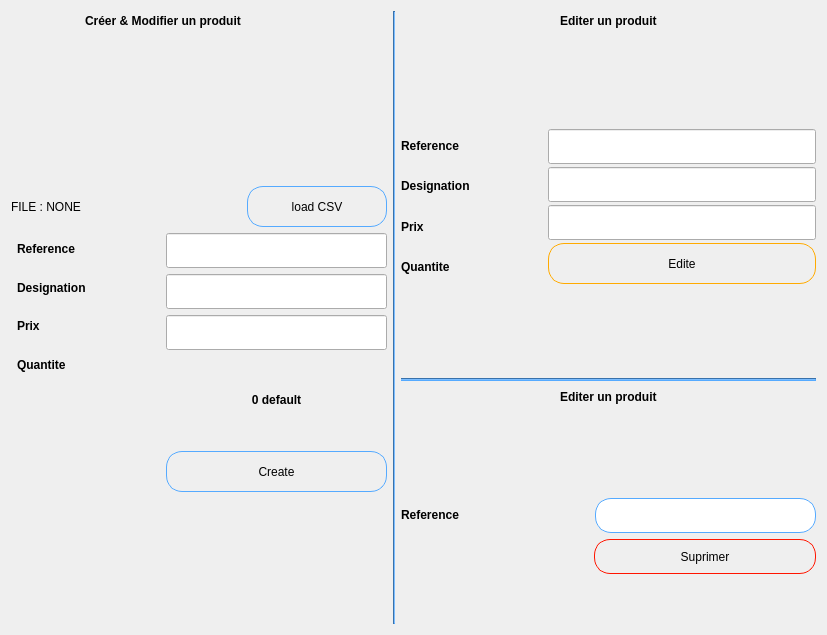
                   <widget class="QWidget" name="tab">
                    <attribute name="title">
                     <string>Cree Del Edit</string>
                    </attribute>
                    <layout class="QGridLayout" name="gridLayout_4">
                     <item row="0" column="0" colspan="2">
                      <spacer name="horizontalSpacer">
                       <property name="orientation">
                        <enum>Qt::Horizontal</enum>
                       </property>
                       <property name="sizeHint" stdset="0">
                        <size>
                         <width>68</width>
                         <height>20</height>
                        </size>
                       </property>
                      </spacer>
                     </item>
                     <item row="0" column="2" colspan="2">
                      <widget class="QLabel" name="label_5">
                       <property name="text">
                        <string>&lt;html&gt;&lt;head/&gt;&lt;body&gt;&lt;p&gt;&lt;span style=&quot; font-weight:700;&quot;&gt;Créer &amp;amp; Modifier un produit&lt;/span&gt;&lt;/p&gt;&lt;/body&gt;&lt;/html&gt;</string>
                       </property>
                      </widget>
                     </item>
                     <item row="0" column="4">
                      <spacer name="horizontalSpacer_2">
                       <property name="orientation">
                        <enum>Qt::Horizontal</enum>
                       </property>
                       <property name="sizeHint" stdset="0">
                        <size>
                         <width>132</width>
                         <height>20</height>
                        </size>
                       </property>
                      </spacer>
                     </item>
                     <item row="0" column="5" rowspan="11">
                      <widget class="Line" name="line">
                       <property name="maximumSize">
                        <size>
                         <width>2</width>
                         <height>16777215</height>
                        </size>
                       </property>
                       <property name="styleSheet">
                        <string notr="true">background-color: rgb(85, 170, 255);</string>
                       </property>
                       <property name="orientation">
                        <enum>Qt::Vertical</enum>
                       </property>
                      </widget>
                     </item>
                     <item row="0" column="6">
                      <spacer name="horizontalSpacer_5">
                       <property name="orientation">
                        <enum>Qt::Horizontal</enum>
                       </property>
                       <property name="sizeHint" stdset="0">
                        <size>
                         <width>98</width>
                         <height>20</height>
                        </size>
                       </property>
                      </spacer>
                     </item>
                     <item row="0" column="7">
                      <widget class="QLabel" name="label_9">
                       <property name="text">
                        <string>&lt;html&gt;&lt;head/&gt;&lt;body&gt;&lt;p&gt;&lt;span style=&quot; font-weight:700;&quot;&gt;Editer un produit&lt;/span&gt;&lt;/p&gt;&lt;/body&gt;&lt;/html&gt;</string>
                       </property>
                      </widget>
                     </item>
                     <item row="0" column="8">
                      <spacer name="horizontalSpacer_6">
                       <property name="orientation">
                        <enum>Qt::Horizontal</enum>
                       </property>
                       <property name="sizeHint" stdset="0">
                        <size>
                         <width>144</width>
                         <height>20</height>
                        </size>
                       </property>
                      </spacer>
                     </item>
                     <item row="1" column="1" rowspan="2">
                      <spacer name="verticalSpacer_2">
                       <property name="orientation">
                        <enum>Qt::Vertical</enum>
                       </property>
                       <property name="sizeHint" stdset="0">
                        <size>
                         <width>20</width>
                         <height>80</height>
                        </size>
                       </property>
                      </spacer>
                     </item>
                     <item row="1" column="4" rowspan="2">
                      <spacer name="verticalSpacer_9">
                       <property name="orientation">
                        <enum>Qt::Vertical</enum>
                       </property>
                       <property name="sizeHint" stdset="0">
                        <size>
                         <width>20</width>
                         <height>80</height>
                        </size>
                       </property>
                      </spacer>
                     </item>
                     <item row="1" column="6">
                      <spacer name="verticalSpacer_4">
                       <property name="orientation">
                        <enum>Qt::Vertical</enum>
                       </property>
                       <property name="sizeHint" stdset="0">
                        <size>
                         <width>20</width>
                         <height>86</height>
                        </size>
                       </property>
                      </spacer>
                     </item>
                     <item row="1" column="8">
                      <spacer name="verticalSpacer_8">
                       <property name="orientation">
                        <enum>Qt::Vertical</enum>
                       </property>
                       <property name="sizeHint" stdset="0">
                        <size>
                         <width>20</width>
                         <height>80</height>
                        </size>
                       </property>
                      </spacer>
                     </item>
                     <item row="2" column="6" rowspan="3" colspan="3">
                      <layout class="QHBoxLayout" name="horizontalLayout_8">
                       <item>
                        <layout class="QVBoxLayout" name="verticalLayout_8">
                         <item>
                          <widget class="QLabel" name="label_13">
                           <property name="minimumSize">
                            <size>
                             <width>141</width>
                             <height>31</height>
                            </size>
                           </property>
                           <property name="text">
                            <string>&lt;html&gt;&lt;head/&gt;&lt;body&gt;&lt;p&gt;&lt;span style=&quot; font-weight:700;&quot;&gt;Reference&lt;/span&gt;&lt;/p&gt;&lt;/body&gt;&lt;/html&gt;</string>
                           </property>
                          </widget>
                         </item>
                         <item>
                          <widget class="QLabel" name="label_14">
                           <property name="minimumSize">
                            <size>
                             <width>141</width>
                             <height>31</height>
                            </size>
                           </property>
                           <property name="text">
                            <string>&lt;html&gt;&lt;head/&gt;&lt;body&gt;&lt;p&gt;&lt;span style=&quot; font-weight:700;&quot;&gt;Designation&lt;/span&gt;&lt;/p&gt;&lt;/body&gt;&lt;/html&gt;</string>
                           </property>
                          </widget>
                         </item>
                         <item>
                          <widget class="QLabel" name="label_15">
                           <property name="minimumSize">
                            <size>
                             <width>141</width>
                             <height>31</height>
                            </size>
                           </property>
                           <property name="text">
                            <string>&lt;html&gt;&lt;head/&gt;&lt;body&gt;&lt;p&gt;&lt;span style=&quot; font-weight:700;&quot;&gt;Prix&lt;/span&gt;&lt;/p&gt;&lt;/body&gt;&lt;/html&gt;</string>
                           </property>
                          </widget>
                         </item>
                         <item>
                          <widget class="QLabel" name="label_16">
                           <property name="minimumSize">
                            <size>
                             <width>141</width>
                             <height>31</height>
                            </size>
                           </property>
                           <property name="text">
                            <string>&lt;html&gt;&lt;head/&gt;&lt;body&gt;&lt;p&gt;&lt;span style=&quot; font-weight:700;&quot;&gt;Quantite&lt;/span&gt;&lt;/p&gt;&lt;/body&gt;&lt;/html&gt;</string>
                           </property>
                          </widget>
                         </item>
                        </layout>
                       </item>
                       <item>
                        <layout class="QVBoxLayout" name="verticalLayout_7">
                         <property name="spacing">
                          <number>3</number>
                         </property>
                         <item>
                          <widget class="QLineEdit" name="linedit_edit_reference">
                           <property name="minimumSize">
                            <size>
                             <width>221</width>
                             <height>35</height>
                            </size>
                           </property>
                           <property name="styleSheet">
                            <string notr="true"/>
                           </property>
                          </widget>
                         </item>
                         <item>
                          <widget class="QLineEdit" name="linedit_edit_des">
                           <property name="minimumSize">
                            <size>
                             <width>221</width>
                             <height>35</height>
                            </size>
                           </property>
                          </widget>
                         </item>
                         <item>
                          <widget class="QLineEdit" name="linedite_edit_prix">
                           <property name="minimumSize">
                            <size>
                             <width>221</width>
                             <height>35</height>
                            </size>
                           </property>
                          </widget>
                         </item>
                         <item>
                          <widget class="QPushButton" name="btn_edite_p">
                           <property name="minimumSize">
                            <size>
                             <width>140</width>
                             <height>41</height>
                            </size>
                           </property>
                           <property name="styleSheet">
                            <string notr="true">QPushButton {
	background-position: left center;
    background-repeat: no-repeat;
	border: none;
	border: 1px solid #ffaa00;
	border-radius:16px;
	text-align: center;
}
QPushButton:hover {
	background-color: rgb(33, 37, 43);
}
QPushButton:pressed {	
	background-color: rgb(85, 170, 255);
}
</string>
                           </property>
                           <property name="text">
                            <string>Edite</string>
                           </property>
                          </widget>
                         </item>
                        </layout>
                       </item>
                      </layout>
                     </item>
                     <item row="3" column="0" colspan="5">
                      <layout class="QHBoxLayout" name="horizontalLayout_12">
                       <item>
                        <widget class="QLabel" name="label_17">
                         <property name="minimumSize">
                          <size>
                           <width>141</width>
                           <height>31</height>
                          </size>
                         </property>
                         <property name="text">
                          <string>&lt;html&gt;&lt;head/&gt;&lt;body&gt;&lt;p&gt;&lt;span style=&quot; font-weight:700;&quot;&gt;FILE : &lt;/span&gt;&lt;span style=&quot; font-weight:700; font-style:italic; text-decoration: underline;&quot;&gt;NONE&lt;/span&gt;&lt;/p&gt;&lt;/body&gt;&lt;/html&gt;</string>
                         </property>
                        </widget>
                       </item>
                       <item>
                        <widget class="QPushButton" name="btn_create_p_csv">
                         <property name="minimumSize">
                          <size>
                           <width>140</width>
                           <height>41</height>
                          </size>
                         </property>
                         <property name="maximumSize">
                          <size>
                           <width>140</width>
                           <height>41</height>
                          </size>
                         </property>
                         <property name="styleSheet">
                          <string notr="true">QPushButton {
	background-position: left center;
    background-repeat: no-repeat;
	border: none;
	border: 1px solid rgb(85, 170, 255);
	border-radius:16px;
	text-align: center;
}
QPushButton:hover {
	background-color: rgb(33, 37, 43);
}
QPushButton:pressed {	
	background-color: rgb(85, 170, 255);
}
</string>
                         </property>
                         <property name="text">
                          <string>load CSV</string>
                         </property>
                        </widget>
                       </item>
                      </layout>
                     </item>
                     <item row="4" column="0" rowspan="3" colspan="3">
                      <layout class="QVBoxLayout" name="verticalLayout_6">
                       <property name="leftMargin">
                        <number>6</number>
                       </property>
                       <item>
                        <widget class="QLabel" name="label_6">
                         <property name="minimumSize">
                          <size>
                           <width>141</width>
                           <height>31</height>
                          </size>
                         </property>
                         <property name="text">
                          <string>&lt;html&gt;&lt;head/&gt;&lt;body&gt;&lt;p&gt;&lt;span style=&quot; font-weight:700;&quot;&gt;Reference&lt;/span&gt;&lt;/p&gt;&lt;/body&gt;&lt;/html&gt;</string>
                         </property>
                        </widget>
                       </item>
                       <item>
                        <widget class="QLabel" name="label_7">
                         <property name="minimumSize">
                          <size>
                           <width>141</width>
                           <height>31</height>
                          </size>
                         </property>
                         <property name="text">
                          <string>&lt;html&gt;&lt;head/&gt;&lt;body&gt;&lt;p&gt;&lt;span style=&quot; font-weight:700;&quot;&gt;Designation&lt;/span&gt;&lt;/p&gt;&lt;/body&gt;&lt;/html&gt;</string>
                         </property>
                        </widget>
                       </item>
                       <item>
                        <widget class="QLabel" name="label_8">
                         <property name="minimumSize">
                          <size>
                           <width>141</width>
                           <height>31</height>
                          </size>
                         </property>
                         <property name="text">
                          <string>&lt;html&gt;&lt;head/&gt;&lt;body&gt;&lt;p&gt;&lt;span style=&quot; font-weight:700;&quot;&gt;Prix&lt;/span&gt;&lt;/p&gt;&lt;/body&gt;&lt;/html&gt;</string>
                         </property>
                        </widget>
                       </item>
                       <item>
                        <widget class="QLabel" name="label_12">
                         <property name="minimumSize">
                          <size>
                           <width>141</width>
                           <height>31</height>
                          </size>
                         </property>
                         <property name="text">
                          <string>&lt;html&gt;&lt;head/&gt;&lt;body&gt;&lt;p&gt;&lt;span style=&quot; font-weight:700;&quot;&gt;Quantite&lt;/span&gt;&lt;/p&gt;&lt;/body&gt;&lt;/html&gt;</string>
                         </property>
                        </widget>
                       </item>
                      </layout>
                     </item>
                     <item row="4" column="3" rowspan="5" colspan="2">
                      <layout class="QVBoxLayout" name="verticalLayout_5">
                       <item>
                        <widget class="QLineEdit" name="linedit_reference">
                         <property name="minimumSize">
                          <size>
                           <width>221</width>
                           <height>35</height>
                          </size>
                         </property>
                         <property name="styleSheet">
                          <string notr="true"/>
                         </property>
                        </widget>
                       </item>
                       <item>
                        <widget class="QLineEdit" name="linedit_designation">
                         <property name="minimumSize">
                          <size>
                           <width>221</width>
                           <height>35</height>
                          </size>
                         </property>
                        </widget>
                       </item>
                       <item>
                        <widget class="QLineEdit" name="linedit_prix">
                         <property name="minimumSize">
                          <size>
                           <width>221</width>
                           <height>35</height>
                          </size>
                         </property>
                        </widget>
                       </item>
                       <item>
                        <widget class="QLabel" name="label_27">
                         <property name="minimumSize">
                          <size>
                           <width>141</width>
                           <height>31</height>
                          </size>
                         </property>
                         <property name="text">
                          <string>&lt;html&gt;&lt;head/&gt;&lt;body&gt;&lt;p align=&quot;center&quot;&gt;&lt;span style=&quot; font-weight:700;&quot;&gt;0 default&lt;/span&gt;&lt;/p&gt;&lt;/body&gt;&lt;/html&gt;</string>
                         </property>
                        </widget>
                       </item>
                       <item>
                        <widget class="QPushButton" name="btn_create_p">
                         <property name="minimumSize">
                          <size>
                           <width>140</width>
                           <height>41</height>
                          </size>
                         </property>
                         <property name="styleSheet">
                          <string notr="true">QPushButton {
	background-position: left center;
    background-repeat: no-repeat;
	border: none;
	border: 1px solid rgb(85, 170, 255);
	border-radius:16px;
	text-align: center;
}
QPushButton:hover {
	background-color: rgb(33, 37, 43);
}
QPushButton:pressed {	
	background-color: rgb(85, 170, 255);
}
</string>
                         </property>
                         <property name="text">
                          <string>Create</string>
                         </property>
                        </widget>
                       </item>
                      </layout>
                     </item>
                     <item row="5" column="7">
                      <spacer name="verticalSpacer_15">
                       <property name="orientation">
                        <enum>Qt::Vertical</enum>
                       </property>
                       <property name="sizeHint" stdset="0">
                        <size>
                         <width>20</width>
                         <height>82</height>
                        </size>
                       </property>
                      </spacer>
                     </item>
                     <item row="6" column="6" colspan="3">
                      <widget class="Line" name="line_3">
                       <property name="maximumSize">
                        <size>
                         <width>16777215</width>
                         <height>3</height>
                        </size>
                       </property>
                       <property name="styleSheet">
                        <string notr="true">background-color: rgb(85, 170, 255);</string>
                       </property>
                       <property name="orientation">
                        <enum>Qt::Horizontal</enum>
                       </property>
                      </widget>
                     </item>
                     <item row="7" column="6">
                      <spacer name="horizontalSpacer_14">
                       <property name="orientation">
                        <enum>Qt::Horizontal</enum>
                       </property>
                       <property name="sizeHint" stdset="0">
                        <size>
                         <width>152</width>
                         <height>20</height>
                        </size>
                       </property>
                      </spacer>
                     </item>
                     <item row="7" column="7">
                      <widget class="QLabel" name="label_29">
                       <property name="text">
                        <string>&lt;html&gt;&lt;head/&gt;&lt;body&gt;&lt;p&gt;&lt;span style=&quot; font-weight:700;&quot;&gt;Editer un produit&lt;/span&gt;&lt;/p&gt;&lt;/body&gt;&lt;/html&gt;</string>
                       </property>
                      </widget>
                     </item>
                     <item row="7" column="8">
                      <spacer name="horizontalSpacer_13">
                       <property name="orientation">
                        <enum>Qt::Horizontal</enum>
                       </property>
                       <property name="sizeHint" stdset="0">
                        <size>
                         <width>151</width>
                         <height>20</height>
                        </size>
                       </property>
                      </spacer>
                     </item>
                     <item row="8" column="0" rowspan="3">
                      <spacer name="verticalSpacer_3">
                       <property name="orientation">
                        <enum>Qt::Vertical</enum>
                       </property>
                       <property name="sizeHint" stdset="0">
                        <size>
                         <width>20</width>
                         <height>179</height>
                        </size>
                       </property>
                      </spacer>
                     </item>
                     <item row="8" column="7">
                      <spacer name="verticalSpacer_7">
                       <property name="orientation">
                        <enum>Qt::Vertical</enum>
                       </property>
                       <property name="sizeHint" stdset="0">
                        <size>
                         <width>20</width>
                         <height>79</height>
                        </size>
                       </property>
                      </spacer>
                     </item>
                     <item row="9" column="3" rowspan="2">
                      <spacer name="verticalSpacer_6">
                       <property name="orientation">
                        <enum>Qt::Vertical</enum>
                       </property>
                       <property name="sizeHint" stdset="0">
                        <size>
                         <width>20</width>
                         <height>126</height>
                        </size>
                       </property>
                      </spacer>
                     </item>
                     <item row="9" column="6" colspan="3">
                      <layout class="QVBoxLayout" name="verticalLayout_11">
                       <item>
                        <layout class="QHBoxLayout" name="horizontalLayout_5">
                         <property name="spacing">
                          <number>5</number>
                         </property>
                         <item>
                          <widget class="QLabel" name="label_28">
                           <property name="minimumSize">
                            <size>
                             <width>189</width>
                             <height>31</height>
                            </size>
                           </property>
                           <property name="text">
                            <string>&lt;html&gt;&lt;head/&gt;&lt;body&gt;&lt;p&gt;&lt;span style=&quot; font-weight:700;&quot;&gt;Reference&lt;/span&gt;&lt;/p&gt;&lt;/body&gt;&lt;/html&gt;</string>
                           </property>
                          </widget>
                         </item>
                         <item>
                          <widget class="QLineEdit" name="linedit_delete_p">
                           <property name="minimumSize">
                            <size>
                             <width>221</width>
                             <height>35</height>
                            </size>
                           </property>
                           <property name="styleSheet">
                            <string notr="true">
QLineEdit {
	border: none;
	text-align: left;
	padding-left: 30px;
	border: 1px solid rgb(85, 170, 255);
	padding-left:10px;
	border: none;
	border: 1px solid rgb(85, 170, 255);
	border-radius:16px;
}
QLineEdit:hover {
	background-color: rgb(27, 29, 35);
}
QLineEdit:pressed {	
	background-color: rgb(27, 29, 35);
	
}</string>
                           </property>
                          </widget>
                         </item>
                        </layout>
                       </item>
                       <item>
                        <layout class="QHBoxLayout" name="horizontalLayout_9">
                         <item>
                          <spacer name="horizontalSpacer_11">
                           <property name="orientation">
                            <enum>Qt::Horizontal</enum>
                           </property>
                           <property name="sizeHint" stdset="0">
                            <size>
                             <width>168</width>
                             <height>20</height>
                            </size>
                           </property>
                          </spacer>
                         </item>
                         <item>
                          <widget class="QPushButton" name="btn_delete_p">
                           <property name="minimumSize">
                            <size>
                             <width>222</width>
                             <height>35</height>
                            </size>
                           </property>
                           <property name="maximumSize">
                            <size>
                             <width>221</width>
                             <height>35</height>
                            </size>
                           </property>
                           <property name="styleSheet">
                            <string notr="true">QPushButton {
	background-position: left center;
    background-repeat: no-repeat;
	border: none;
	border: 1px solid rgb(255, 21, 0);
	border-radius:16px;
	text-align: center;
}
QPushButton:hover {
	background-color: rgb(33, 37, 43);
}
QPushButton:pressed {	
	background-color: rgb(85, 170, 255);
}
</string>
                           </property>
                           <property name="text">
                            <string>Suprimer</string>
                           </property>
                          </widget>
                         </item>
                        </layout>
                       </item>
                      </layout>
                     </item>
                     <item row="10" column="7">
                      <spacer name="verticalSpacer_17">
                       <property name="orientation">
                        <enum>Qt::Vertical</enum>
                       </property>
                       <property name="sizeHint" stdset="0">
                        <size>
                         <width>20</width>
                         <height>23</height>
                        </size>
                       </property>
                      </spacer>
                     </item>
                    </layout>
                   </widget>
